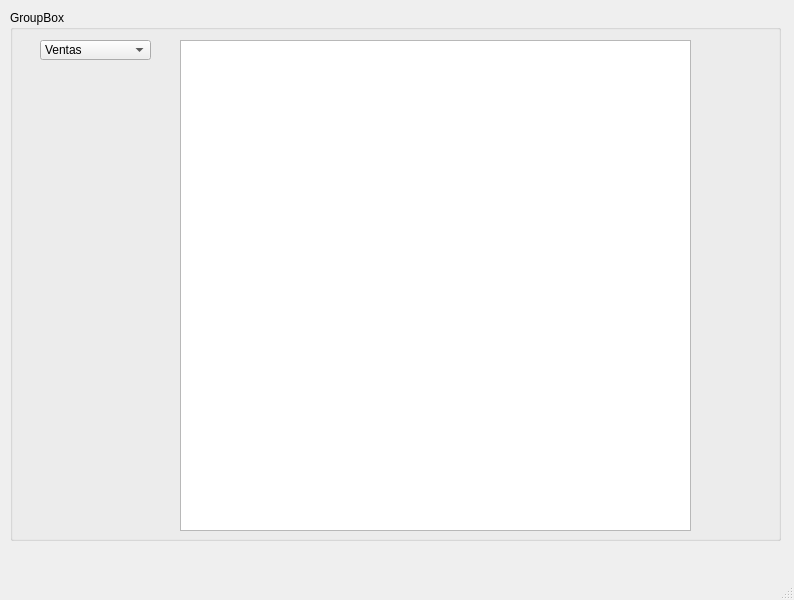
<?xml version="1.0" encoding="UTF-8"?>
<ui version="4.0">
 <class>consultar</class>
 <widget class="QMainWindow" name="consultar">
  <property name="geometry">
   <rect>
    <x>0</x>
    <y>0</y>
    <width>794</width>
    <height>600</height>
   </rect>
  </property>
  <property name="windowTitle">
   <string>MainWindow</string>
  </property>
  <widget class="QWidget" name="centralwidget">
   <widget class="QGroupBox" name="groupBox">
    <property name="geometry">
     <rect>
      <x>10</x>
      <y>10</y>
      <width>771</width>
      <height>531</height>
     </rect>
    </property>
    <property name="title">
     <string>GroupBox</string>
    </property>
    <widget class="QComboBox" name="comboBox">
     <property name="geometry">
      <rect>
       <x>30</x>
       <y>30</y>
       <width>111</width>
       <height>20</height>
      </rect>
     </property>
     <property name="layoutDirection">
      <enum>Qt::LeftToRight</enum>
     </property>
     <item>
      <property name="text">
       <string>Ventas</string>
      </property>
     </item>
     <item>
      <property name="text">
       <string>Embotelladora</string>
      </property>
     </item>
     <item>
      <property name="text">
       <string>Ruta</string>
      </property>
     </item>
     <item>
      <property name="text">
       <string>Repartidor</string>
      </property>
     </item>
     <item>
      <property name="text">
       <string>Local</string>
      </property>
     </item>
    </widget>
    <widget class="QTableWidget" name="tableWidget">
     <property name="geometry">
      <rect>
       <x>170</x>
       <y>30</y>
       <width>511</width>
       <height>491</height>
      </rect>
     </property>
     <property name="sizeAdjustPolicy">
      <enum>QAbstractScrollArea::AdjustToContents</enum>
     </property>
    </widget>
   </widget>
  </widget>
  <widget class="QMenuBar" name="menubar">
   <property name="geometry">
    <rect>
     <x>0</x>
     <y>0</y>
     <width>794</width>
     <height>21</height>
    </rect>
   </property>
  </widget>
  <widget class="QStatusBar" name="statusbar"/>
 </widget>
 <resources/>
 <connections/>
</ui>
